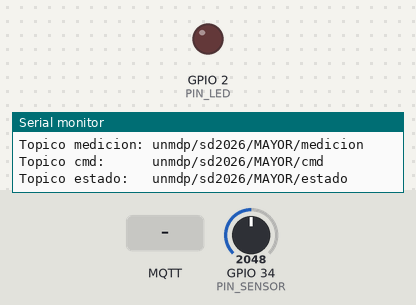
Bench run of a program on a simulated ESP32. Shown: output pins drawn as LEDs (lit = HIGH), the last lines printed to the serial monitor. The inputs (shaded band) are chosen by the test bench; at power-on: GPIO 34 (PIN_SENSOR) = 2048. WiFi joins after 1.5 s; servers stay silent unless stated; random numbers use the default seed unless the program sets one; no MQTT or app messages arrive unless stated.

Above: at 1.2 s.
1.3 s: MQTT message "on" arrives on the first subscribed topic
At 2.7 s:
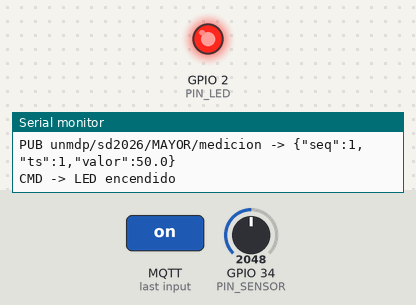
4.5 s: MQTT message "off" arrives on the first subscribed topic
At 5.7 s:
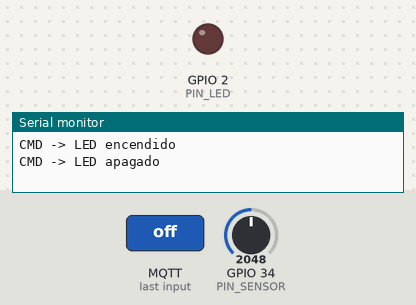
Timing chart, 0 to 7.5 s (numbered marks = the images above; inputs shaded):
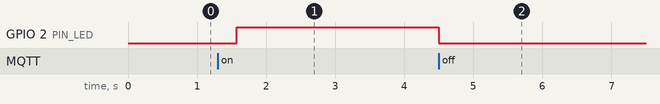

The program:

main.cpp
```cpp
/*
 * Ejercicio 5 (Camino A) - ESP32 con MQTT (ej5-exterior)
 * Conecta a Wi-Fi (Wokwi-GUEST) y a un broker MQTT público sin bloquear loop(),
 * publica cada 5 s un JSON {"seq", "ts", "valor"} en unmdp/sd2026/<apellido>/medicion,
 * recibe comandos on/off en .../cmd para controlar un LED, usa Last Will ("offline")
 * y "online" retenido en .../estado, y reconecta con backoff exponencial (1 s a 30 s).
 */

#include <Arduino.h>
#include <WiFi.h>
#include <PubSubClient.h>
#include <ctype.h>
#include <esp_system.h>
#include <string.h>

// Identificador del alumno: reemplazar por tu apellido o legajo (sin espacios)
constexpr const char* ALUMNO_ID = "MAYOR";

// Credenciales Wi-Fi del simulador Wokwi
constexpr const char* WIFI_SSID = "Wokwi-GUEST";
constexpr const char* WIFI_PASSWORD = "";

// Broker MQTT y tópicos
constexpr const char* MQTT_BROKER = "broker.hivemq.com";
constexpr uint16_t MQTT_PORT = 1883;
constexpr const char* MQTT_TOPIC_PREFIJO = "unmdp/sd2026";
constexpr const char* MQTT_MSG_ONLINE = "online";
constexpr const char* MQTT_MSG_OFFLINE = "offline";
constexpr uint8_t MQTT_WILL_QOS = 0;
constexpr bool MQTT_WILL_RETAIN = true;
constexpr uint16_t MQTT_SOCKET_TIMEOUT_S = 5;

// Pines y comunicación serie
constexpr uint8_t PIN_SENSOR = 34;      // ADC1 en ESP32 (compatible con Wi-Fi)
constexpr uint8_t PIN_LED = 2;
constexpr unsigned long SERIAL_BAUD = 115200;

// Muestreo, filtrado y escalado del sensor
constexpr unsigned long INTERVALO_MUESTREO_MS = 100;
constexpr size_t CANTIDAD_MUESTRAS = 8;
constexpr int ADC_MAX = 4095;
constexpr float ESCALA_MAX_PCT = 100.0f;

// Intervalos de publicación y reconexión no bloqueante
constexpr unsigned long INTERVALO_PUBLICACION_MS = 5000;
constexpr unsigned long INTERVALO_REINTENTO_WIFI_MS = 5000;
constexpr unsigned long BACKOFF_INICIAL_MS = 1000;
constexpr unsigned long BACKOFF_MAX_MS = 30000;
constexpr unsigned long BACKOFF_FACTOR = 2;
constexpr unsigned long MS_POR_SEGUNDO = 1000;

// Tamaños de búfer fijos (sin usar String en el flujo principal)
constexpr size_t TAM_CLIENT_ID = 64;
constexpr size_t TAM_TOPICO = 96;
constexpr size_t TAM_PAYLOAD_JSON = 128;
constexpr size_t TAM_COMANDO = 32;

WiFiClient wifiClient;
PubSubClient mqttClient(wifiClient);

char mqttClientId[TAM_CLIENT_ID];
char topicMedicion[TAM_TOPICO];
char topicCmd[TAM_TOPICO];
char topicEstado[TAM_TOPICO];

// Estado del filtro de promedio móvil
int muestras[CANTIDAD_MUESTRAS] = {0};
size_t indiceMuestra = 0;
size_t muestrasCargadas = 0;
long sumaMuestras = 0;
float ultimoValorPct = 0.0f;

// Estado de temporización y conexiones
unsigned long ultimoMuestreoMs = 0;
unsigned long ultimaPublicacionMs = 0;
unsigned long ultimoReintentoWifiMs = 0;
unsigned long ultimoIntentoMqttMs = 0;
unsigned long esperaActualMqttMs = 0;
unsigned long backoffActualMs = BACKOFF_INICIAL_MS;
unsigned long seqMedicion = 0;

bool wifiEstabaConectado = false;
bool mqttEstabaConectado = false;
bool primeraPublicacion = true;

float actualizarPromedioMovil(int nuevaMuestra) {
  if (muestrasCargadas < CANTIDAD_MUESTRAS) {
    muestrasCargadas++;
  } else {
    sumaMuestras -= muestras[indiceMuestra];
  }

  muestras[indiceMuestra] = nuevaMuestra;
  sumaMuestras += nuevaMuestra;
  indiceMuestra = (indiceMuestra + 1) % CANTIDAD_MUESTRAS;

  return static_cast<float>(sumaMuestras) / static_cast<float>(muestrasCargadas);
}

float convertirAPorcentaje(float valorAdc) {
  return (valorAdc * ESCALA_MAX_PCT) / static_cast<float>(ADC_MAX);
}

void construirIdentidadYTopicos() {
  const uint16_t sufijoAleatorio = static_cast<uint16_t>(esp_random() & 0xFFFF);
  snprintf(mqttClientId, sizeof(mqttClientId), "esp32-sd2026-%s-%04X", ALUMNO_ID, sufijoAleatorio);
  snprintf(topicMedicion, sizeof(topicMedicion), "%s/%s/medicion", MQTT_TOPIC_PREFIJO, ALUMNO_ID);
  snprintf(topicCmd, sizeof(topicCmd), "%s/%s/cmd", MQTT_TOPIC_PREFIJO, ALUMNO_ID);
  snprintf(topicEstado, sizeof(topicEstado), "%s/%s/estado", MQTT_TOPIC_PREFIJO, ALUMNO_ID);
}

void procesarComandoLed(const char* comando) {
  if (strcasecmp(comando, "on") == 0) {
    digitalWrite(PIN_LED, HIGH);
    Serial.println("CMD -> LED encendido");
  } else if (strcasecmp(comando, "off") == 0) {
    digitalWrite(PIN_LED, LOW);
    Serial.println("CMD -> LED apagado");
  } else {
    Serial.print("CMD no reconocido: ");
    Serial.println(comando);
  }
}

void onMqttMessage(char* topic, byte* payload, unsigned int length) {
  if (strcmp(topic, topicCmd) != 0) {
    return;
  }

  if (length >= TAM_COMANDO) {
    Serial.println("CMD ignorado: mensaje demasiado largo");
    return;
  }

  char buffer[TAM_COMANDO];
  memcpy(buffer, payload, length);
  buffer[length] = '\0';

  // Recortar espacios y saltos de línea al principio y al final
  char* inicio = buffer;
  while (*inicio != '\0' && isspace(static_cast<unsigned char>(*inicio))) {
    inicio++;
  }
  size_t len = strlen(inicio);
  while (len > 0 && isspace(static_cast<unsigned char>(inicio[len - 1]))) {
    inicio[len - 1] = '\0';
    len--;
  }

  procesarComandoLed(inicio);
}

void iniciarConexionWifi(unsigned long ahoraMs) {
  if (strlen(WIFI_PASSWORD) == 0) {
    WiFi.begin(WIFI_SSID);
  } else {
    WiFi.begin(WIFI_SSID, WIFI_PASSWORD);
  }
  ultimoReintentoWifiMs = ahoraMs;
}

bool gestionarWifi(unsigned long ahoraMs) {
  const bool conectado = (WiFi.status() == WL_CONNECTED);

  if (conectado && !wifiEstabaConectado) {
    wifiEstabaConectado = true;
    Serial.print("Wi-Fi conectado. IP: ");
    Serial.println(WiFi.localIP());
    // Permite intentar la primera conexión MQTT de inmediato
    esperaActualMqttMs = 0;
    backoffActualMs = BACKOFF_INICIAL_MS;
  } else if (!conectado) {
    if (wifiEstabaConectado) {
      wifiEstabaConectado = false;
      Serial.println("Wi-Fi desconectado. Reintentando...");
    }
    if (ahoraMs - ultimoReintentoWifiMs >= INTERVALO_REINTENTO_WIFI_MS) {
      WiFi.disconnect();
      iniciarConexionWifi(ahoraMs);
    }
  }

  return conectado;
}

void gestionarMqtt(unsigned long ahoraMs, bool wifiConectado) {
  if (!wifiConectado) {
    mqttEstabaConectado = false;
    return;
  }

  if (mqttClient.connected()) {
    mqttEstabaConectado = true;
    mqttClient.loop();
    return;
  }

  if (mqttEstabaConectado) {
    mqttEstabaConectado = false;
    Serial.println("Conexion MQTT perdida. Iniciando reconexion con backoff...");
    ultimoIntentoMqttMs = ahoraMs;
    esperaActualMqttMs = BACKOFF_INICIAL_MS;
    backoffActualMs = BACKOFF_INICIAL_MS * BACKOFF_FACTOR;
    return;
  }

  if (ahoraMs - ultimoIntentoMqttMs < esperaActualMqttMs) {
    return;
  }

  ultimoIntentoMqttMs = ahoraMs;
  Serial.print("Conectando a MQTT (");
  Serial.print(mqttClientId);
  Serial.println(")...");

  const bool conectado = mqttClient.connect(
      mqttClientId,
      topicEstado,
      MQTT_WILL_QOS,
      MQTT_WILL_RETAIN,
      MQTT_MSG_OFFLINE);

  if (conectado) {
    mqttEstabaConectado = true;
    backoffActualMs = BACKOFF_INICIAL_MS;
    esperaActualMqttMs = 0;
    primeraPublicacion = true;

    mqttClient.publish(topicEstado, MQTT_MSG_ONLINE, true);
    mqttClient.subscribe(topicCmd);

    Serial.print("MQTT conectado. Estado retenido -> ");
    Serial.println(topicEstado);
    Serial.print("Suscripto a -> ");
    Serial.println(topicCmd);
  } else {
    esperaActualMqttMs = backoffActualMs;
    const unsigned long siguiente = backoffActualMs * BACKOFF_FACTOR;
    backoffActualMs = (siguiente > BACKOFF_MAX_MS) ? BACKOFF_MAX_MS : siguiente;

    Serial.print("Fallo MQTT (rc=");
    Serial.print(mqttClient.state());
    Serial.print("). Reintento en ");
    Serial.print(esperaActualMqttMs / MS_POR_SEGUNDO);
    Serial.println(" s");
  }
}

void publicarMedicion(unsigned long ahoraMs) {
  if (!mqttClient.connected()) {
    return;
  }

  if (!primeraPublicacion && (ahoraMs - ultimaPublicacionMs < INTERVALO_PUBLICACION_MS)) {
    return;
  }
  primeraPublicacion = false;
  ultimaPublicacionMs = ahoraMs;

  seqMedicion++;
  const unsigned long tsSegundos = ahoraMs / MS_POR_SEGUNDO;

  char payload[TAM_PAYLOAD_JSON];
  snprintf(
      payload,
      sizeof(payload),
      "{\"seq\":%lu,\"ts\":%lu,\"valor\":%.1f}",
      seqMedicion,
      tsSegundos,
      ultimoValorPct);

  if (mqttClient.publish(topicMedicion, payload)) {
    Serial.print("PUB ");
    Serial.print(topicMedicion);
    Serial.print(" -> ");
    Serial.println(payload);
  } else {
    Serial.println("Error al publicar medicion MQTT");
  }
}

void setup() {
  pinMode(PIN_LED, OUTPUT);
  digitalWrite(PIN_LED, LOW);
  pinMode(PIN_SENSOR, INPUT);

  Serial.begin(SERIAL_BAUD);
  Serial.println();
  Serial.println("Inicio - Ejercicio 5 (Camino A): ESP32 con MQTT (ej5-exterior)");

  construirIdentidadYTopicos();
  Serial.print("Topico medicion: ");
  Serial.println(topicMedicion);
  Serial.print("Topico cmd:      ");
  Serial.println(topicCmd);
  Serial.print("Topico estado:   ");
  Serial.println(topicEstado);

  WiFi.mode(WIFI_STA);
  iniciarConexionWifi(millis());

  mqttClient.setServer(MQTT_BROKER, MQTT_PORT);
  mqttClient.setCallback(onMqttMessage);
  mqttClient.setSocketTimeout(MQTT_SOCKET_TIMEOUT_S);

  const unsigned long inicioMs = millis();
  ultimoMuestreoMs = inicioMs;
  ultimaPublicacionMs = inicioMs;
  ultimoValorPct = convertirAPorcentaje(actualizarPromedioMovil(analogRead(PIN_SENSOR)));
}

void loop() {
  const unsigned long ahoraMs = millis();

  if (ahoraMs - ultimoMuestreoMs >= INTERVALO_MUESTREO_MS) {
    ultimoMuestreoMs = ahoraMs;
    const int lecturaCruda = analogRead(PIN_SENSOR);
    const float promedioAdc = actualizarPromedioMovil(lecturaCruda);
    ultimoValorPct = convertirAPorcentaje(promedioAdc);
  }

  const bool wifiConectado = gestionarWifi(ahoraMs);
  gestionarMqtt(ahoraMs, wifiConectado);
  publicarMedicion(ahoraMs);
}
```

Measured:
- after the input at 1.3 s, GPIO 2 (PIN_LED): LOW → HIGH after 0.27 s
- after the input at 4.5 s, GPIO 2 (PIN_LED): HIGH → LOW at once
